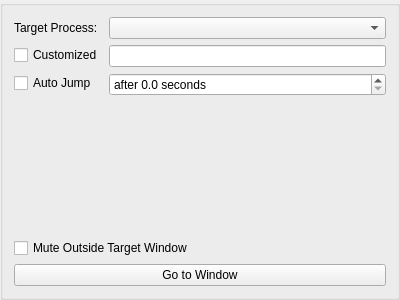
<?xml version="1.0" encoding="UTF-8"?>
<ui version="4.0">
 <class>key_out_group_box</class>
 <widget class="QGroupBox" name="key_out_group_box">
  <property name="geometry">
   <rect>
    <x>0</x>
    <y>0</y>
    <width>400</width>
    <height>300</height>
   </rect>
  </property>
  <property name="windowTitle">
   <string>Target Window</string>
  </property>
  <property name="checkable">
   <bool>false</bool>
  </property>
  <property name="checked">
   <bool>false</bool>
  </property>
  <layout class="QVBoxLayout" name="verticalLayout">
   <item>
    <layout class="QFormLayout" name="form_layout">
     <item row="0" column="0">
      <widget class="QLabel" name="target_process_hint_label">
       <property name="text">
        <string>Target Process:</string>
       </property>
      </widget>
     </item>
     <item row="0" column="1">
      <widget class="QComboBox" name="target_process_combo_box"/>
     </item>
     <item row="1" column="0">
      <widget class="QCheckBox" name="customized_check_box">
       <property name="text">
        <string>Customized</string>
       </property>
      </widget>
     </item>
     <item row="1" column="1">
      <widget class="QLineEdit" name="customized_process_line_edit"/>
     </item>
     <item row="2" column="0">
      <widget class="QCheckBox" name="auto_jump_check_box">
       <property name="text">
        <string>Auto Jump</string>
       </property>
      </widget>
     </item>
     <item row="2" column="1">
      <widget class="QDoubleSpinBox" name="jump_delay_double_spin_box">
       <property name="prefix">
        <string>after </string>
       </property>
       <property name="suffix">
        <string> seconds</string>
       </property>
       <property name="decimals">
        <number>1</number>
       </property>
       <property name="maximum">
        <double>60.000000000000000</double>
       </property>
      </widget>
     </item>
    </layout>
   </item>
   <item>
    <widget class="QCheckBox" name="mute_outside_check_box">
     <property name="text">
      <string>Mute Outside Target Window</string>
     </property>
    </widget>
   </item>
   <item>
    <widget class="QPushButton" name="jump_push_button">
     <property name="text">
      <string>Go to Window</string>
     </property>
    </widget>
   </item>
  </layout>
 </widget>
 <resources/>
 <connections/>
</ui>
